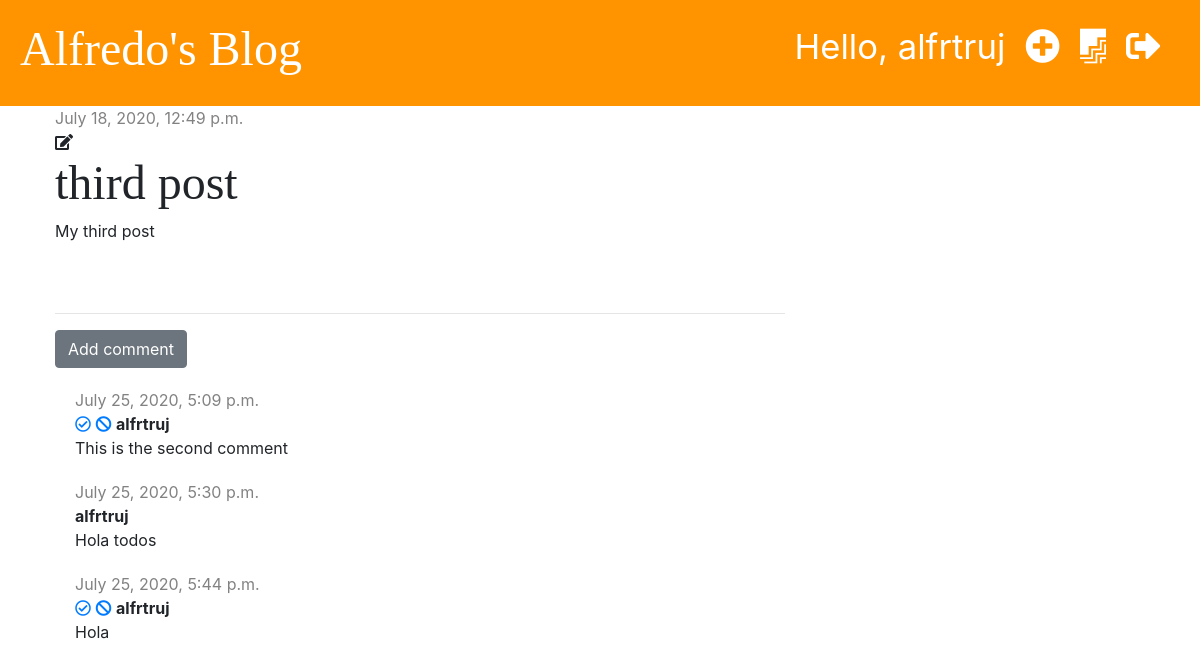
/post/12/ (signed in), run on the app's committed database.
### blog/models.py (models this page shows, shortened)
class Post(models.Model):
    author = models.ForeignKey('auth.User', on_delete=models.CASCADE)
    title = models.CharField(max_length=200)
    text = models.TextField()
    created_date = models.DateTimeField(default= timezone.now)
    published_date = models.DateTimeField(blank=True, null=True)

class Comment(models.Model):
    post = models.ForeignKey('blog.Post', default=None, on_delete=models.CASCADE, related_name='comments')
    author = models.CharField(max_length=200)
    text = models.TextField()
    created_date = models.DateTimeField(default=timezone.now)
    approved = models.BooleanField(default=False)

### blog/views.py (the view)
# urls.py: path('post/<int:pk>/', views.post_detail, name='post_detail'),
def post_detail(request, pk):
    post = get_object_or_404(Post, pk=pk)
    stuff_for_frontend = {'post': post}
    return render(request, 'blog/post_detail.html', stuff_for_frontend)

### blog/templates/blog/post_detail.html (shortened to what this page needs)
{% extends 'blog/base.html' %}
{% block content %}
   <div class="post">
        {% if post.published_date %}
            <div class="date">
                {{ post.published_date }}
            </div>
        {% else %}
            <a href="{% url 'post_publish' pk=post.pk %}" class="btn btn-primary">Publish</a>
        {% endif %}
        {% if user.is_authenticated %}
            <a href="{% url 'post_edit' pk=post.pk %}"><i class="fas fa-edit"></i></a>
        {% endif %}
        <h1>{{ post.title }}</h1>
        <p>{{ post.text|linebreaksbr }}</p>
   </div>
    <hr>
    <a href="{% url 'add_comment_to_post' pk=post.pk %}" class="btn btn-secondary">Add comment</a>
    {% for comment in post.comments.all %}
        {% if user.is_authenticated or comment.approved %}
        <div class="comment">
            <div class="date">
                {{ comment.created_date }}
            </div>
            {% if not comment.approved and user.is_superuser %}
                <a href="{% url 'comment_approve' pk=comment.pk %}"><i class="far fa-check-circle"></i></a>
                <a href="{% url 'comment_remove' pk=comment.pk %}"><i class="fas fa-ban"></i></a>
            {% endif %}
            <strong>{{ comment.author }}</strong>
            <p>{{ comment.text }}</p>
        </div>
        {% endif %}
    {% empty %}
    <div class="comment">
        <p>No comments yet...</p>
    </div>
    {% endfor %}
{% endblock %}

### blog/templates/blog/base.html (shortened to what this page needs)
{% load static %}
<!DOCTYPE html>
<html lang="en">
<head>
    <link rel="stylesheet" href="https://stackpath.bootstrapcdn.com/bootstrap/4.5.0/css/bootstrap.min.css">
    <link rel="stylesheet" href="{% static 'css/blog.css' %}">
    <link rel="stylesheet" href="https://use.fontawesome.com/releases/v5.0.6/css/all.css">
</head>
<body>
<div class="page-header">
    {% if user.is_authenticated %}
        <a href="{% url 'logout' %}" class="top-menu"><i class="fas fa-sign-out-alt"></i></a>
        <a href="{% url 'post_draft_list' %}" class="top-menu"><i class="fab fa-firstdraft"></i></a>
        <a href="{% url 'post_new' %}" class="top-menu"><i class="fas fa-plus-circle"></i></a>
        <p class="top-menu">Hello, {{ user.username }}</p>
    {% else %}
        <a href="{% url 'login' %}" class="top-menu"><i class="fas fa-sign-in-alt"></i></a>
    {% endif %}
    <h1><a href="{% url 'post_list' %}">Alfredo's Blog</a></h1>
</div>
<div class="content container">
    <div class="row">
        <div class="col-md-8">
            {% block content %}
            {% endblock %}
        </div>
    </div>
</div>
</body>
</html>

### blog/static/css/blog.css (style rules this page uses)
.page-header { background-color: #ff9400; margin-top: 0; padding: 20px 20px 20px 20px; }
.page-header h1, .page-header h1 a { color: #ffffff; font-size: 36pt; text-decoration: none; }
.content { margin-left: 40px; }
h1, h2, h3, h4 { font-family: 'Tangerine', 'Inconsolata', 'Droid Sans', serif; font-size: 48px; }
.date { color: #828282; }
.post { margin-bottom: 70px; }
.top-menu, .top-menu:hover { color: #ffffff; float: right; font-size: 26pt; margin-right: 20px; }
.fa-edit::before { color: #212529; }
.comment { margin: 20px 0px 20px 20px; }

### data on the page
Post: published_date "July 18, 2020, 12:49 p.m.", title "third post", text "My third post"
Comment: created_date "July 25, 2020, 5:09 p.m.", approved False (drawn), author "alfrtruj", text "This is the second comment"
Comment: created_date "July 25, 2020, 5:30 p.m.", author "alfrtruj", text "Hola todos"
Comment: created_date "July 25, 2020, 5:44 p.m.", approved False (drawn), author "alfrtruj", text "Hola"

### other printed values
{{ user.username }} "alfrtruj"
